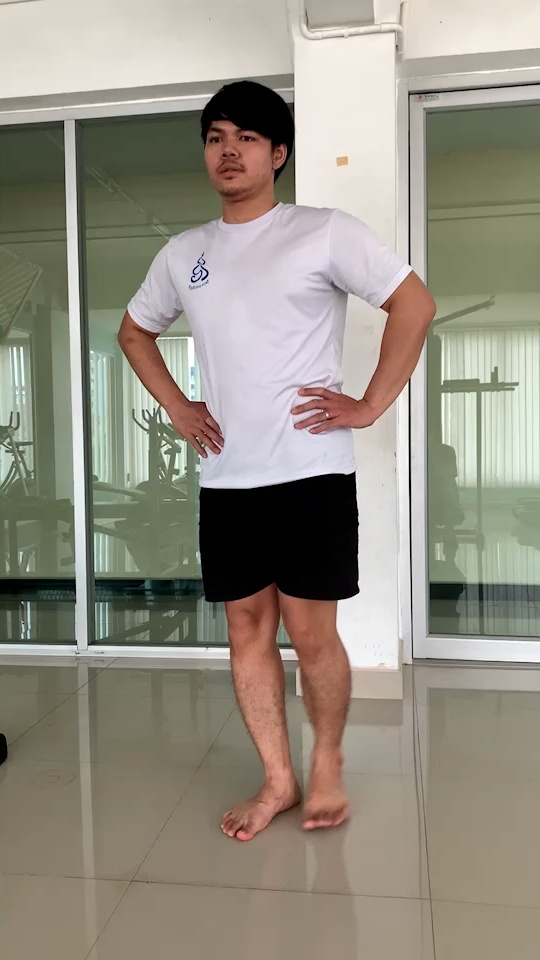
#> input picture 04_Train_CSV/02-photo_model/02_lunges/up/image_00001.jpg, 540 x 960 px; its folder holds 4 pictures in this run
$ python flip_image.py
#> lines starting #> are read from the running program, lines starting #| are printed output that depends on the picture
# import the library opencv

import cv2
# globbing utility.
import glob
import numpy as np
# import pyheif
# select the path


# path = "data\demo\*.*"
path = "02_lunges/up/*.*" #set path file data jpg

for bb,file in enumerate (glob.glob(path)):
    image_read = cv2.imread(file)
#> image_read is the input picture: shape (960, 540, 3); mean B, G, R 130.8, 143.7, 149.5
    # conversion numpy array into rgb image to show
    # c = cv2.cvtColor(image_read, cv2.COLOR_BGR2RGB)

    scale_percent = 100 # for flip_lr jpg file set original
    # scale_percent = 40 # percent of original size6
    width = int(image_read.shape[1] * scale_percent / 100)
#> width = 540
    height = int(image_read.shape[0] * scale_percent / 100)
#> height = 960
    dim = (width, height)
#> dim = (540, 960)

    new_array=cv2.resize(image_read,dim)

    img = np.fliplr(new_array) # for flip_lr jpg file
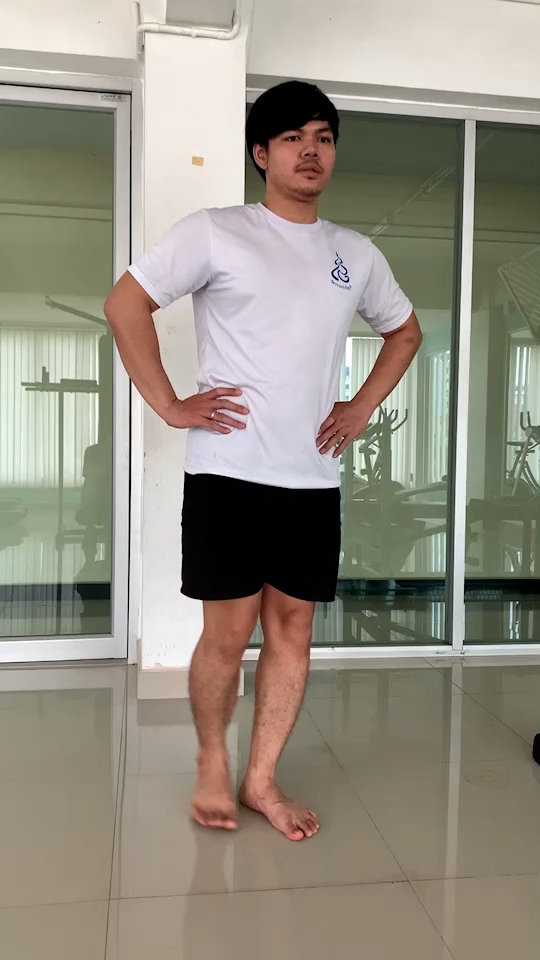
#> img: shape (960, 540, 3); mean B, G, R 130.8, 143.7, 149.5

    # [9 lines of commented-out code are left out]

    cv2.imwrite('demo-3/image_{:>05}.jpg'.format(bb), img)
    # wait for 1 second
    k = cv2.waitKey(1000)
#> (key Esc is pressed here)
    # destroy the window
    cv2.destroyAllWindows()
#> pass 2 of the loop `for bb,file in enumerate (glob.glob(path)):`:
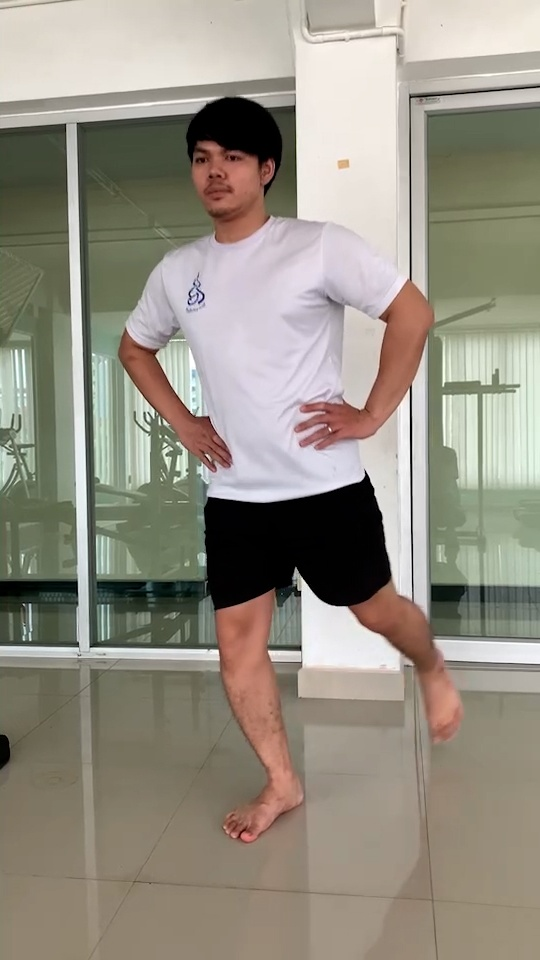
#> input picture 04_Train_CSV/02-photo_model/02_lunges/up/image_00002.jpg, 540 x 960 px
#> image_read is the input picture: shape (960, 540, 3); mean B, G, R 131.3, 143.8, 149.5
#> `img = np.fliplr(new_array)`:
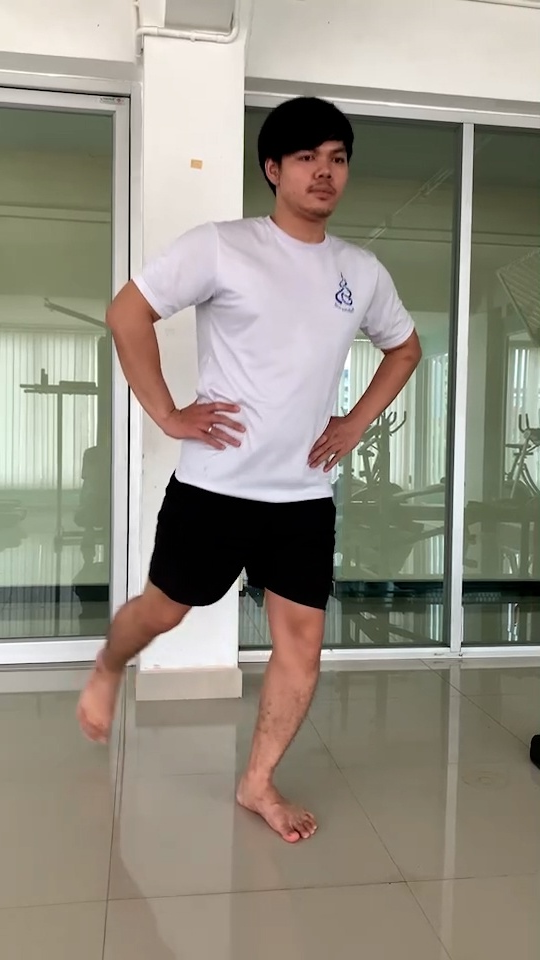
#> img: shape (960, 540, 3); mean B, G, R 131.3, 143.8, 149.5
#> (key Enter is pressed here)
#> pass 3 of the loop `for bb,file in enumerate (glob.glob(path)):`:
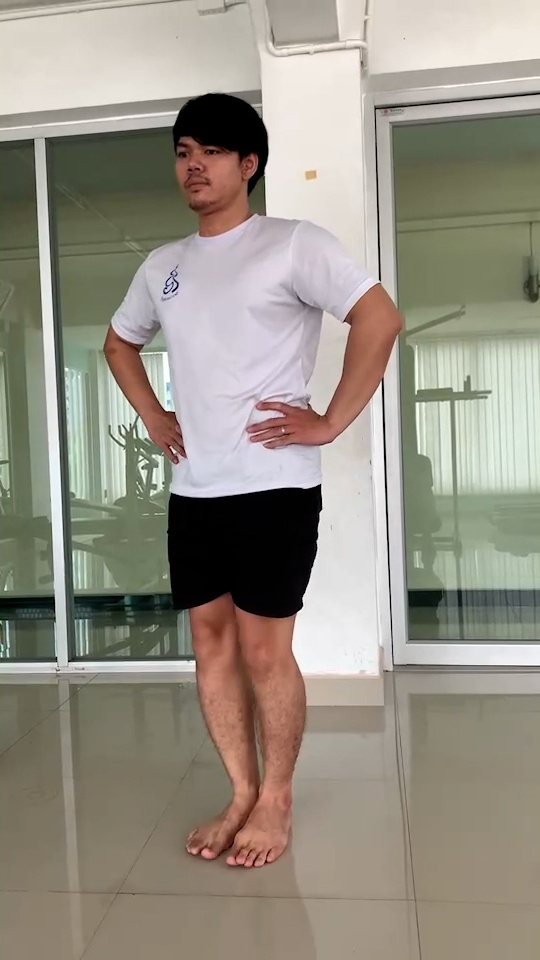
#> input picture 04_Train_CSV/02-photo_model/02_lunges/up/image_00003.jpg, 540 x 960 px
#> image_read is the input picture: shape (960, 540, 3); mean B, G, R 133.1, 145.3, 151.2
#> `img = np.fliplr(new_array)`:
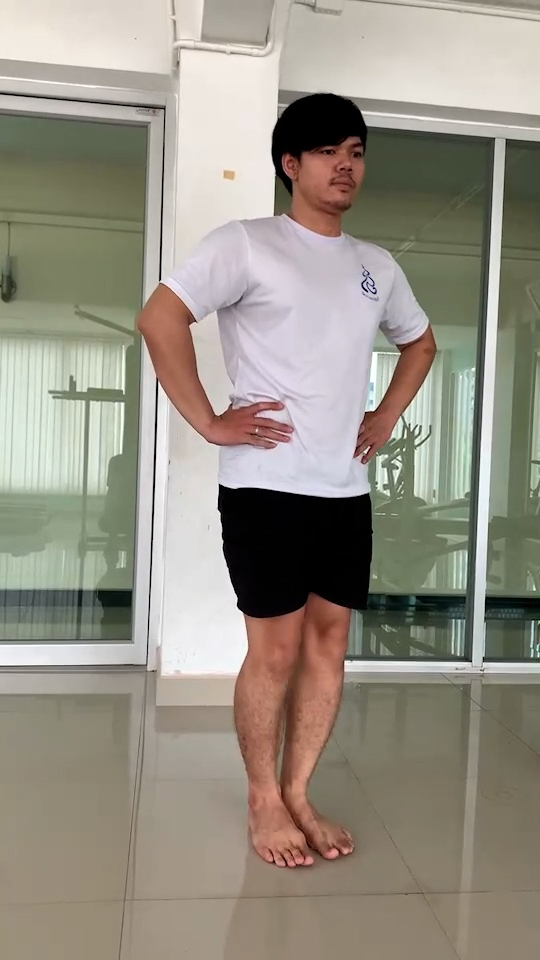
#> img: shape (960, 540, 3); mean B, G, R 133.1, 145.3, 151.2
#> the loop made 4 passes; the first 3 are shown
